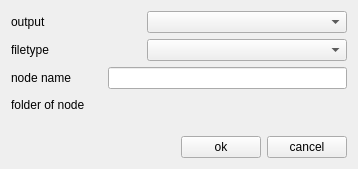
<?xml version="1.0" encoding="UTF-8"?>
<ui version="4.0">
 <class>Form</class>
 <widget class="QWidget" name="Form">
  <property name="geometry">
   <rect>
    <x>0</x>
    <y>0</y>
    <width>358</width>
    <height>169</height>
   </rect>
  </property>
  <property name="sizePolicy">
   <sizepolicy hsizetype="Minimum" vsizetype="Minimum">
    <horstretch>0</horstretch>
    <verstretch>0</verstretch>
   </sizepolicy>
  </property>
  <property name="windowTitle">
   <string>create new output</string>
  </property>
  <layout class="QGridLayout" name="gridLayout">
   <item row="0" column="0">
    <layout class="QVBoxLayout" name="newOutputVLayout">
     <item>
      <layout class="QHBoxLayout" name="hLayoutOutput">
       <item>
        <widget class="QLabel" name="labelOutput">
         <property name="text">
          <string>output</string>
         </property>
        </widget>
       </item>
       <item>
        <spacer name="horizontalSpacer">
         <property name="orientation">
          <enum>Qt::Horizontal</enum>
         </property>
         <property name="sizeHint" stdset="0">
          <size>
           <width>40</width>
           <height>20</height>
          </size>
         </property>
        </spacer>
       </item>
       <item>
        <widget class="QComboBox" name="comboBoxOutput">
         <property name="minimumSize">
          <size>
           <width>200</width>
           <height>0</height>
          </size>
         </property>
        </widget>
       </item>
      </layout>
     </item>
     <item>
      <layout class="QHBoxLayout" name="hLayoutMime">
       <item>
        <widget class="QLabel" name="labelMime">
         <property name="text">
          <string>filetype</string>
         </property>
        </widget>
       </item>
       <item>
        <spacer name="horizontalSpacer_4">
         <property name="orientation">
          <enum>Qt::Horizontal</enum>
         </property>
         <property name="sizeHint" stdset="0">
          <size>
           <width>40</width>
           <height>20</height>
          </size>
         </property>
        </spacer>
       </item>
       <item>
        <widget class="QComboBox" name="comboBoxMime">
         <property name="minimumSize">
          <size>
           <width>200</width>
           <height>0</height>
          </size>
         </property>
        </widget>
       </item>
      </layout>
     </item>
     <item>
      <layout class="QHBoxLayout" name="hLayoutName">
       <item>
        <widget class="QLabel" name="labelOutputName">
         <property name="text">
          <string>node name</string>
         </property>
        </widget>
       </item>
       <item>
        <spacer name="horizontalSpacer_2">
         <property name="orientation">
          <enum>Qt::Horizontal</enum>
         </property>
         <property name="sizeType">
          <enum>QSizePolicy::Fixed</enum>
         </property>
         <property name="sizeHint" stdset="0">
          <size>
           <width>30</width>
           <height>20</height>
          </size>
         </property>
        </spacer>
       </item>
       <item>
        <widget class="QLineEdit" name="lineEditOutputName">
         <property name="minimumSize">
          <size>
           <width>200</width>
           <height>0</height>
          </size>
         </property>
         <property name="alignment">
          <set>Qt::AlignRight|Qt::AlignTrailing|Qt::AlignVCenter</set>
         </property>
        </widget>
       </item>
      </layout>
     </item>
     <item>
      <layout class="QHBoxLayout" name="hLayoutFolder">
       <item>
        <widget class="QLabel" name="labelFolder">
         <property name="text">
          <string>folder of node</string>
         </property>
        </widget>
       </item>
       <item>
        <spacer name="horizontalSpacer_3">
         <property name="orientation">
          <enum>Qt::Horizontal</enum>
         </property>
         <property name="sizeType">
          <enum>QSizePolicy::MinimumExpanding</enum>
         </property>
         <property name="sizeHint" stdset="0">
          <size>
           <width>10</width>
           <height>20</height>
          </size>
         </property>
        </spacer>
       </item>
       <item>
        <widget class="QLabel" name="labelStatus">
         <property name="text">
          <string/>
         </property>
         <property name="alignment">
          <set>Qt::AlignRight|Qt::AlignTrailing|Qt::AlignVCenter</set>
         </property>
        </widget>
       </item>
      </layout>
     </item>
     <item>
      <spacer name="verticalSpacer">
       <property name="orientation">
        <enum>Qt::Vertical</enum>
       </property>
       <property name="sizeType">
        <enum>QSizePolicy::MinimumExpanding</enum>
       </property>
       <property name="sizeHint" stdset="0">
        <size>
         <width>20</width>
         <height>0</height>
        </size>
       </property>
      </spacer>
     </item>
     <item>
      <layout class="QHBoxLayout" name="hLayoutOkCancel">
       <item>
        <spacer name="horizontalSpacer3">
         <property name="orientation">
          <enum>Qt::Horizontal</enum>
         </property>
         <property name="sizeHint" stdset="0">
          <size>
           <width>40</width>
           <height>20</height>
          </size>
         </property>
        </spacer>
       </item>
       <item>
        <widget class="QPushButton" name="buttonOk">
         <property name="text">
          <string>ok</string>
         </property>
        </widget>
       </item>
       <item>
        <widget class="QPushButton" name="buttonCancel">
         <property name="text">
          <string>cancel</string>
         </property>
        </widget>
       </item>
      </layout>
     </item>
    </layout>
   </item>
  </layout>
 </widget>
 <resources/>
 <connections/>
</ui>
